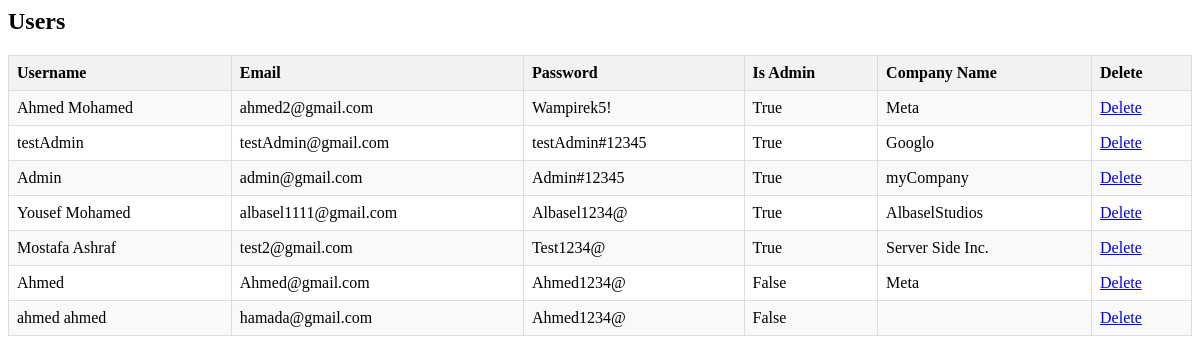
Before: /allusers with the older database file.
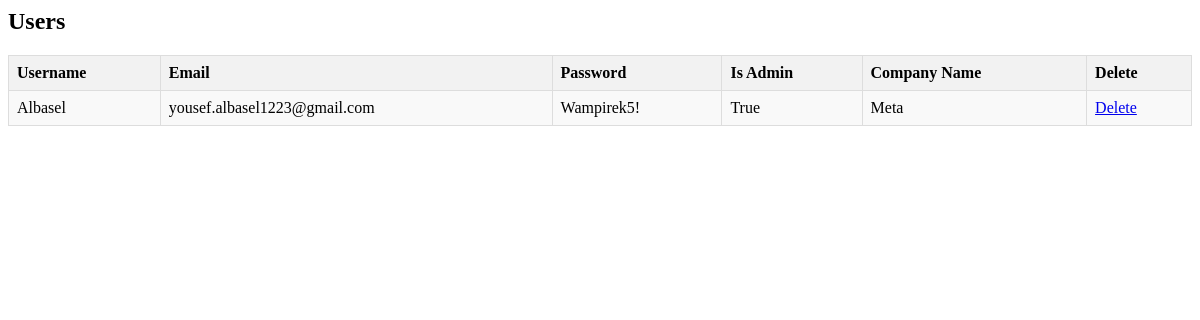
After: the same page with the newer database file.
### authentication/models.py (models this page shows, shortened)
class User(models.Model):
    username = models.CharField(max_length=255)
    email = models.EmailField(unique=True)
    password = models.CharField(max_length=255)
    is_company_admin = models.BooleanField(default=False)
    company_name = models.CharField(max_length=255, null=True, default="N/A")
    current_job = models.CharField(max_length=255,null=True,blank=True, default="N/A")
    resume_link = models.CharField(max_length=255,null=True,blank=True, default="N/A")
    picture_link = models.CharField(max_length=255,null=True,blank=True, default="N/A")
    skills = models.CharField(max_length=255,null=True,blank=True, default="N/A")
    profile_description = models.CharField(max_length=255,null=True,blank=True, default="N/A")

### authentication/views.py (the view)
# urls.py: path('allusers', views.view_users, name='view_users'),
def view_users(request):
    template =loader.get_template('view_users.html')
    allUsrs=User.objects.all().values()
    context={
        'User':allUsrs
    }
    return HttpResponse(template.render(context,request))

### templates/view_users.html (shortened to what this page needs)
{% block content %}
<h2>Users</h2>
<table>
    <tr>
        <th>Username</th>
        <th>Email</th>
        <th>Password</th>
        <th>Is Admin</th>
        <th>Company Name</th>
        <th>Delete</th>
    </tr>
    {% for user in User %}
    <tr>
        <td>{{ user.username }}</td>
        <td>{{ user.email }}</td>
        <td>{{ user.password }}</td>
        <td>{{ user.is_company_admin }}</td>
        <td>{{ user.company_name }}</td>
        <td><a href="{% url 'delete_user' user.id %}">Delete</a></td>
    </tr>
    {% endfor %}
</table>
{% endblock %}

Changed rows visible on the page:
removed User: username "testAdmin", email "testAdmin@gmail.com", password "testAdmin#12345", is_company_admin "True", company_name "Googlo"
removed User: username "Admin", email "admin@gmail.com", password "Admin#12345", is_company_admin "True", company_name "myCompany"
removed User: username "Yousef Mohamed", email "albasel1111@gmail.com", password "Albasel1234@", is_company_admin "True", company_name "AlbaselStudios"
removed User: username "Mostafa Ashraf", email "test2@gmail.com", password "Test1234@", is_company_admin "True", company_name "Server Side Inc."
removed User: username "Ahmed", email "Ahmed@gmail.com", password "Ahmed1234@", is_company_admin "False", company_name "Meta"
removed User: username "ahmed ahmed", email "hamada@gmail.com", password "Ahmed1234@", is_company_admin "False"
changed User "Wampirek5!": username "Ahmed Mohamed" → "Albasel"; email "ahmed2@gmail.com" → "yousef.albasel1223@gmail.com"
